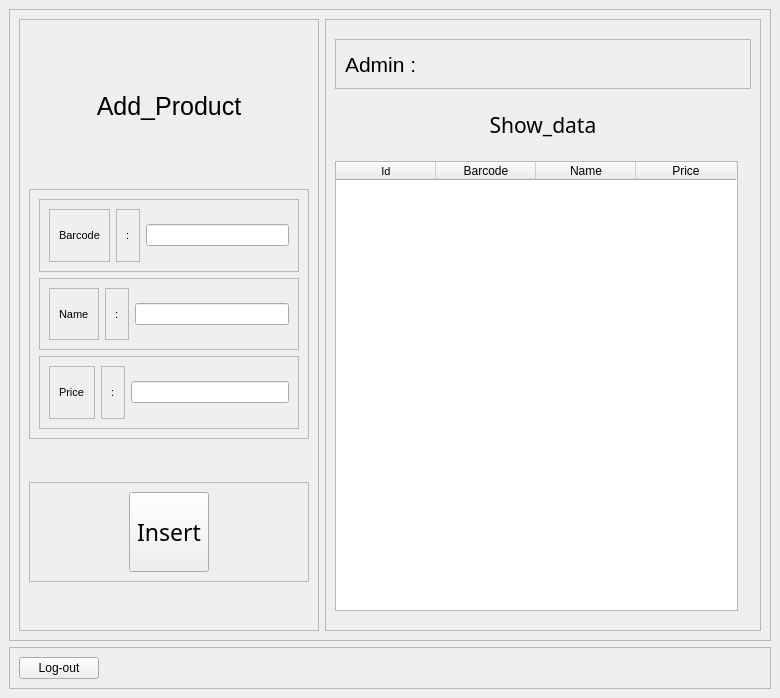
<?xml version="1.0" encoding="UTF-8"?>
<ui version="4.0">
 <class>Add_data</class>
 <widget class="QMainWindow" name="Add_data">
  <property name="geometry">
   <rect>
    <x>0</x>
    <y>0</y>
    <width>780</width>
    <height>698</height>
   </rect>
  </property>
  <property name="windowTitle">
   <string>Add_data</string>
  </property>
  <widget class="QWidget" name="centralwidget">
   <layout class="QVBoxLayout" name="verticalLayout">
    <property name="spacing">
     <number>0</number>
    </property>
    <property name="leftMargin">
     <number>0</number>
    </property>
    <property name="topMargin">
     <number>0</number>
    </property>
    <property name="rightMargin">
     <number>0</number>
    </property>
    <property name="bottomMargin">
     <number>0</number>
    </property>
    <item>
     <widget class="QFrame" name="frame">
      <property name="frameShape">
       <enum>QFrame::NoFrame</enum>
      </property>
      <property name="frameShadow">
       <enum>QFrame::Raised</enum>
      </property>
      <layout class="QVBoxLayout" name="verticalLayout_4">
       <item>
        <widget class="QFrame" name="frame_19">
         <property name="frameShape">
          <enum>QFrame::StyledPanel</enum>
         </property>
         <property name="frameShadow">
          <enum>QFrame::Raised</enum>
         </property>
         <layout class="QHBoxLayout" name="horizontalLayout_5">
          <item>
           <widget class="QFrame" name="frame_2">
            <property name="maximumSize">
             <size>
              <width>300</width>
              <height>16777215</height>
             </size>
            </property>
            <property name="frameShape">
             <enum>QFrame::StyledPanel</enum>
            </property>
            <property name="frameShadow">
             <enum>QFrame::Raised</enum>
            </property>
            <layout class="QVBoxLayout" name="verticalLayout_11">
             <item>
              <widget class="QLabel" name="label">
               <property name="maximumSize">
                <size>
                 <width>16777215</width>
                 <height>80</height>
                </size>
               </property>
               <property name="font">
                <font>
                 <pointsize>19</pointsize>
                </font>
               </property>
               <property name="text">
                <string>Add_Product</string>
               </property>
               <property name="alignment">
                <set>Qt::AlignCenter</set>
               </property>
              </widget>
             </item>
             <item>
              <widget class="QFrame" name="frame_11">
               <property name="maximumSize">
                <size>
                 <width>16777215</width>
                 <height>250</height>
                </size>
               </property>
               <property name="font">
                <font>
                 <pointsize>8</pointsize>
                </font>
               </property>
               <property name="frameShape">
                <enum>QFrame::StyledPanel</enum>
               </property>
               <property name="frameShadow">
                <enum>QFrame::Raised</enum>
               </property>
               <layout class="QVBoxLayout" name="verticalLayout_10">
                <item>
                 <widget class="QFrame" name="frame_12">
                  <property name="maximumSize">
                   <size>
                    <width>16777215</width>
                    <height>80</height>
                   </size>
                  </property>
                  <property name="frameShape">
                   <enum>QFrame::StyledPanel</enum>
                  </property>
                  <property name="frameShadow">
                   <enum>QFrame::Raised</enum>
                  </property>
                  <layout class="QHBoxLayout" name="horizontalLayout_2">
                   <item>
                    <widget class="QFrame" name="frame_4">
                     <property name="maximumSize">
                      <size>
                       <width>16777215</width>
                       <height>16777215</height>
                      </size>
                     </property>
                     <property name="frameShape">
                      <enum>QFrame::StyledPanel</enum>
                     </property>
                     <property name="frameShadow">
                      <enum>QFrame::Raised</enum>
                     </property>
                     <layout class="QVBoxLayout" name="verticalLayout_2">
                      <item>
                       <widget class="QLabel" name="label_2">
                        <property name="text">
                         <string>Barcode</string>
                        </property>
                       </widget>
                      </item>
                     </layout>
                    </widget>
                   </item>
                   <item>
                    <widget class="QFrame" name="frame_6">
                     <property name="maximumSize">
                      <size>
                       <width>16777215</width>
                       <height>16777215</height>
                      </size>
                     </property>
                     <property name="frameShape">
                      <enum>QFrame::StyledPanel</enum>
                     </property>
                     <property name="frameShadow">
                      <enum>QFrame::Raised</enum>
                     </property>
                     <layout class="QVBoxLayout" name="verticalLayout_6">
                      <item>
                       <widget class="QLabel" name="label_12">
                        <property name="text">
                         <string>:</string>
                        </property>
                       </widget>
                      </item>
                     </layout>
                    </widget>
                   </item>
                   <item>
                    <widget class="QLineEdit" name="lineEdit_2">
                     <property name="alignment">
                      <set>Qt::AlignCenter</set>
                     </property>
                    </widget>
                   </item>
                  </layout>
                 </widget>
                </item>
                <item>
                 <widget class="QFrame" name="frame_13">
                  <property name="maximumSize">
                   <size>
                    <width>16777215</width>
                    <height>80</height>
                   </size>
                  </property>
                  <property name="frameShape">
                   <enum>QFrame::StyledPanel</enum>
                  </property>
                  <property name="frameShadow">
                   <enum>QFrame::Raised</enum>
                  </property>
                  <layout class="QHBoxLayout" name="horizontalLayout_3">
                   <item>
                    <widget class="QFrame" name="frame_5">
                     <property name="maximumSize">
                      <size>
                       <width>16777215</width>
                       <height>16777215</height>
                      </size>
                     </property>
                     <property name="frameShape">
                      <enum>QFrame::StyledPanel</enum>
                     </property>
                     <property name="frameShadow">
                      <enum>QFrame::Raised</enum>
                     </property>
                     <layout class="QVBoxLayout" name="verticalLayout_5">
                      <item>
                       <widget class="QLabel" name="label_3">
                        <property name="text">
                         <string>Name</string>
                        </property>
                       </widget>
                      </item>
                     </layout>
                    </widget>
                   </item>
                   <item>
                    <widget class="QFrame" name="frame_14">
                     <property name="maximumSize">
                      <size>
                       <width>16777215</width>
                       <height>16777215</height>
                      </size>
                     </property>
                     <property name="frameShape">
                      <enum>QFrame::StyledPanel</enum>
                     </property>
                     <property name="frameShadow">
                      <enum>QFrame::Raised</enum>
                     </property>
                     <layout class="QVBoxLayout" name="verticalLayout_7">
                      <item>
                       <widget class="QLabel" name="label_13">
                        <property name="text">
                         <string>:</string>
                        </property>
                       </widget>
                      </item>
                     </layout>
                    </widget>
                   </item>
                   <item>
                    <widget class="QLineEdit" name="lineEdit_3">
                     <property name="alignment">
                      <set>Qt::AlignCenter</set>
                     </property>
                    </widget>
                   </item>
                  </layout>
                 </widget>
                </item>
                <item>
                 <widget class="QFrame" name="frame_15">
                  <property name="maximumSize">
                   <size>
                    <width>16777215</width>
                    <height>80</height>
                   </size>
                  </property>
                  <property name="frameShape">
                   <enum>QFrame::StyledPanel</enum>
                  </property>
                  <property name="frameShadow">
                   <enum>QFrame::Raised</enum>
                  </property>
                  <layout class="QHBoxLayout" name="horizontalLayout_4">
                   <item>
                    <widget class="QFrame" name="frame_16">
                     <property name="maximumSize">
                      <size>
                       <width>16777215</width>
                       <height>16777215</height>
                      </size>
                     </property>
                     <property name="frameShape">
                      <enum>QFrame::StyledPanel</enum>
                     </property>
                     <property name="frameShadow">
                      <enum>QFrame::Raised</enum>
                     </property>
                     <layout class="QVBoxLayout" name="verticalLayout_8">
                      <item>
                       <widget class="QLabel" name="label_5">
                        <property name="text">
                         <string>Price</string>
                        </property>
                       </widget>
                      </item>
                     </layout>
                    </widget>
                   </item>
                   <item>
                    <widget class="QFrame" name="frame_17">
                     <property name="maximumSize">
                      <size>
                       <width>16777215</width>
                       <height>16777215</height>
                      </size>
                     </property>
                     <property name="frameShape">
                      <enum>QFrame::StyledPanel</enum>
                     </property>
                     <property name="frameShadow">
                      <enum>QFrame::Raised</enum>
                     </property>
                     <layout class="QVBoxLayout" name="verticalLayout_9">
                      <item>
                       <widget class="QLabel" name="label_14">
                        <property name="text">
                         <string>:</string>
                        </property>
                       </widget>
                      </item>
                     </layout>
                    </widget>
                   </item>
                   <item>
                    <widget class="QLineEdit" name="lineEdit_7">
                     <property name="alignment">
                      <set>Qt::AlignCenter</set>
                     </property>
                    </widget>
                   </item>
                  </layout>
                 </widget>
                </item>
               </layout>
              </widget>
             </item>
             <item>
              <widget class="QFrame" name="frame_7">
               <property name="maximumSize">
                <size>
                 <width>16777215</width>
                 <height>100</height>
                </size>
               </property>
               <property name="frameShape">
                <enum>QFrame::StyledPanel</enum>
               </property>
               <property name="frameShadow">
                <enum>QFrame::Raised</enum>
               </property>
               <layout class="QHBoxLayout" name="horizontalLayout_8">
                <item>
                 <spacer name="horizontalSpacer">
                  <property name="orientation">
                   <enum>Qt::Horizontal</enum>
                  </property>
                  <property name="sizeHint" stdset="0">
                   <size>
                    <width>40</width>
                    <height>20</height>
                   </size>
                  </property>
                 </spacer>
                </item>
                <item>
                 <widget class="QPushButton" name="pushButton">
                  <property name="maximumSize">
                   <size>
                    <width>16777215</width>
                    <height>100</height>
                   </size>
                  </property>
                  <property name="font">
                   <font>
                    <family>MS Gothic</family>
                    <pointsize>17</pointsize>
                   </font>
                  </property>
                  <property name="text">
                   <string>Insert</string>
                  </property>
                 </widget>
                </item>
                <item>
                 <spacer name="horizontalSpacer_2">
                  <property name="orientation">
                   <enum>Qt::Horizontal</enum>
                  </property>
                  <property name="sizeHint" stdset="0">
                   <size>
                    <width>40</width>
                    <height>20</height>
                   </size>
                  </property>
                 </spacer>
                </item>
               </layout>
              </widget>
             </item>
            </layout>
           </widget>
          </item>
          <item>
           <widget class="QFrame" name="frame_3">
            <property name="frameShape">
             <enum>QFrame::StyledPanel</enum>
            </property>
            <property name="frameShadow">
             <enum>QFrame::Raised</enum>
            </property>
            <layout class="QVBoxLayout" name="verticalLayout_3">
             <item>
              <widget class="QFrame" name="frame_8">
               <property name="maximumSize">
                <size>
                 <width>16777215</width>
                 <height>50</height>
                </size>
               </property>
               <property name="frameShape">
                <enum>QFrame::StyledPanel</enum>
               </property>
               <property name="frameShadow">
                <enum>QFrame::Raised</enum>
               </property>
               <layout class="QHBoxLayout" name="horizontalLayout">
                <item>
                 <widget class="QLabel" name="label_6">
                  <property name="maximumSize">
                   <size>
                    <width>80</width>
                    <height>16777215</height>
                   </size>
                  </property>
                  <property name="font">
                   <font>
                    <pointsize>16</pointsize>
                   </font>
                  </property>
                  <property name="text">
                   <string>Admin : </string>
                  </property>
                 </widget>
                </item>
                <item>
                 <widget class="QLabel" name="label_7">
                  <property name="font">
                   <font>
                    <pointsize>16</pointsize>
                   </font>
                  </property>
                  <property name="text">
                   <string/>
                  </property>
                 </widget>
                </item>
               </layout>
              </widget>
             </item>
             <item>
              <widget class="QLabel" name="label_4">
               <property name="maximumSize">
                <size>
                 <width>16777215</width>
                 <height>40</height>
                </size>
               </property>
               <property name="font">
                <font>
                 <family>Mongolian Baiti</family>
                 <pointsize>16</pointsize>
                </font>
               </property>
               <property name="text">
                <string>Show_data</string>
               </property>
               <property name="alignment">
                <set>Qt::AlignCenter</set>
               </property>
              </widget>
             </item>
             <item>
              <widget class="QTableWidget" name="tableWidget">
               <property name="maximumSize">
                <size>
                 <width>403</width>
                 <height>450</height>
                </size>
               </property>
               <column>
                <property name="text">
                 <string>Id</string>
                </property>
                <property name="font">
                 <font>
                  <pointsize>8</pointsize>
                 </font>
                </property>
               </column>
               <column>
                <property name="text">
                 <string>Barcode</string>
                </property>
               </column>
               <column>
                <property name="text">
                 <string>Name</string>
                </property>
               </column>
               <column>
                <property name="text">
                 <string>Price</string>
                </property>
               </column>
              </widget>
             </item>
            </layout>
           </widget>
          </item>
         </layout>
        </widget>
       </item>
       <item>
        <widget class="QFrame" name="frame_18">
         <property name="frameShape">
          <enum>QFrame::StyledPanel</enum>
         </property>
         <property name="frameShadow">
          <enum>QFrame::Raised</enum>
         </property>
         <layout class="QHBoxLayout" name="horizontalLayout_6">
          <item>
           <widget class="QPushButton" name="pushButton_3">
            <property name="text">
             <string>Log-out</string>
            </property>
           </widget>
          </item>
          <item>
           <spacer name="horizontalSpacer_4">
            <property name="orientation">
             <enum>Qt::Horizontal</enum>
            </property>
            <property name="sizeHint" stdset="0">
             <size>
              <width>637</width>
              <height>20</height>
             </size>
            </property>
           </spacer>
          </item>
         </layout>
        </widget>
       </item>
      </layout>
     </widget>
    </item>
   </layout>
  </widget>
 </widget>
 <resources/>
 <connections/>
</ui>
